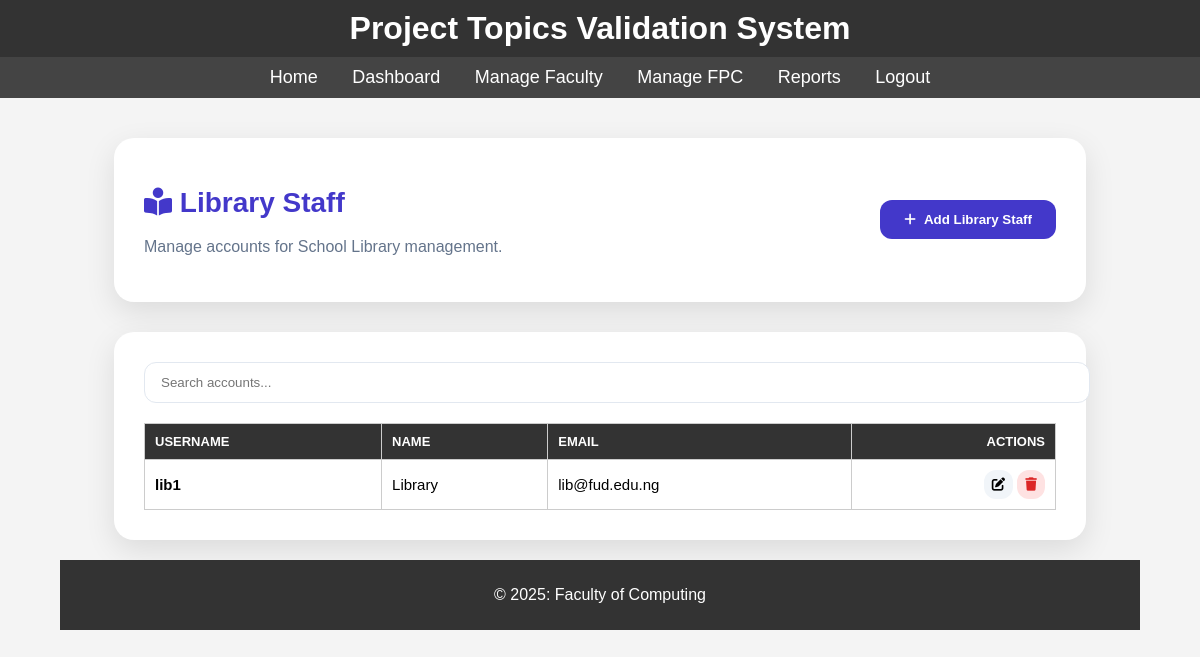
The page /super_admin/sa_manage_library.php (signed in) on the database as committed earlier.
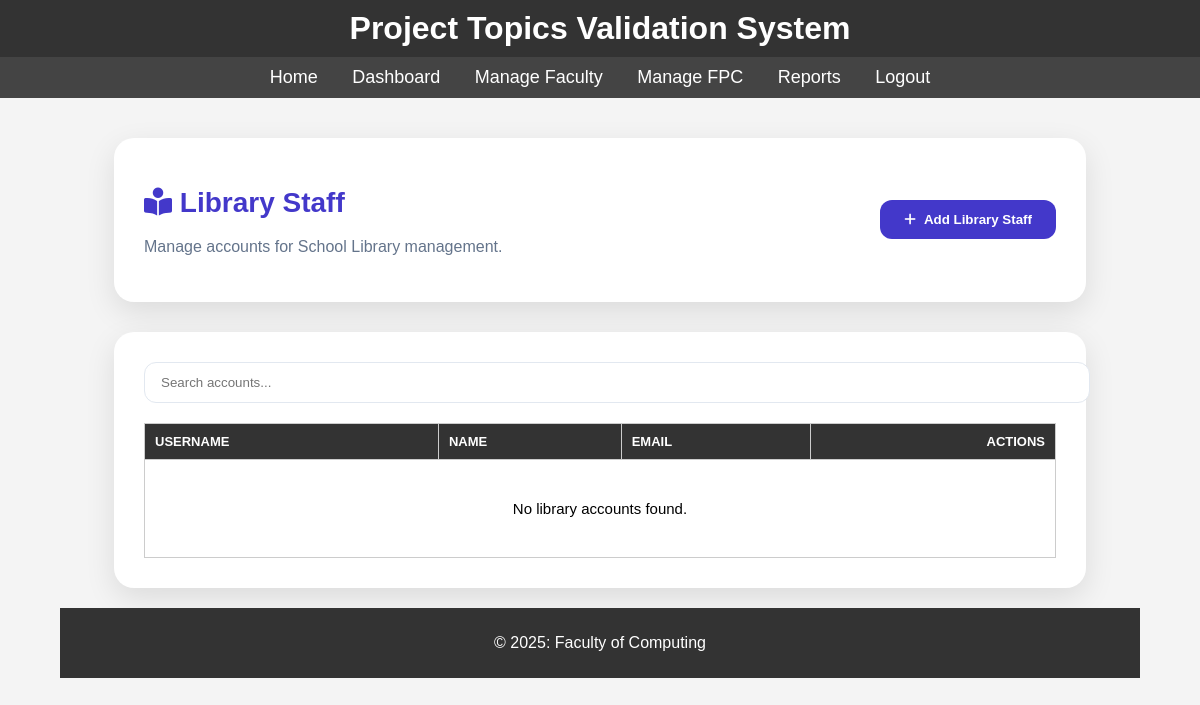
The same page on the database as committed later.
### tables this page shows
CREATE TABLE `users` (
  `id` int(11) NOT NULL,
  `username` varchar(50) NOT NULL,
  `password` varchar(255) NOT NULL,
  `role` enum('stu','dpc','fpc','sup','admin','lib') DEFAULT NULL,
  `name` varchar(100) DEFAULT NULL,
  `email` varchar(100) DEFAULT NULL,
  `faculty_id` int(11) NOT NULL,
  `department` varchar(100) DEFAULT NULL,
  `is_active` tinyint(1) DEFAULT 1,
  `first_login` datetime DEFAULT NULL,
  `password_changed` varchar(50) DEFAULT NULL,
  `session` varchar(255) DEFAULT NULL,
  `created_at` timestamp NOT NULL DEFAULT current_timestamp() ON UPDATE current_timestamp()
);

### super_admin/sa_manage_library.php (the view, shortened to what this page needs)
<?php
include __DIR__ . '/../includes/db.php';
$search = $_GET['search'] ?? '';
$query = "SELECT * FROM users WHERE role = 'lib'";
$stmt = $conn->prepare($query);
$stmt->execute();
$librarians = $stmt->fetchAll(PDO::FETCH_ASSOC);
?>
<!DOCTYPE html>
<html lang="en">
<head>
    <link rel="stylesheet" href="https://cdnjs.cloudflare.com/ajax/libs/font-awesome/6.4.0/css/all.min.css">
</head>
<body>
    <?php include_once __DIR__ . '/../includes/header.php'; ?>
    <div class="container">
        <div class="header">
            <div>
                <h1><i class="fas fa-book-reader"></i> Library Staff</h1>
                <p style="color: #64748b; margin-top: 5px;">Manage accounts for School Library management.</p>
            </div>
            <button class="btn btn-primary" onclick="openAddModal()">
                <i class="fas fa-plus"></i> Add Library Staff
            </button>
        </div>
        <div class="main-card">
            <div style="margin-bottom: 20px;">
                <input type="text" id="search" class="form-control" placeholder="Search accounts..." value="<?= htmlspecialchars($search) ?>" onkeyup="if(event.key==='Enter') window.location='?search='+this.value">
            </div>
            <table>
                <thead>
                    <tr>
                        <th>Username</th>
                        <th>Name</th>
                        <th>Email</th>
                        <th style="text-align: right;">Actions</th>
                    </tr>
                </thead>
                <tbody>
                    <?php if (empty($librarians)): ?>
                        <tr><td colspan="4" style="text-align: center; padding: 40px;">No library accounts found.</td></tr>
                    <?php else: ?>
                        <?php foreach ($librarians as $l): ?>
                            <tr>
                               <td><strong><?= htmlspecialchars($l['username']) ?></strong></td>
                                <td><?= htmlspecialchars($l['name']) ?></td>
                                <td><?= htmlspecialchars($l['email']) ?></td>
                                <td style="text-align: right;">
                                    <button class="btn" style="background: #f1f5f9; padding: 8px;" onclick='openEditModal(<?= json_encode($l) ?>)'><i class="fas fa-edit"></i></button>
                                    <button class="btn" style="background: #fee2e2; color: var(--danger); padding: 8px;" onclick="delLibrarian(<?= $l['id'] ?>)"><i class="fas fa-trash"></i></button>
                                </td>
                            </tr>
                        <?php endforeach; ?>
                    <?php endif; ?>
                </tbody>
            </table>
        </div>
    </div>
    <?php include_once __DIR__ . '/../includes/footer.php'; ?>
</body>
</html>

Rows that differ between the two databases and show on the page:
removed users: username "lib1", name "Library", email "lib@fud.edu.ng"
Other text that changed with them:
text now shown: "No library accounts found."
